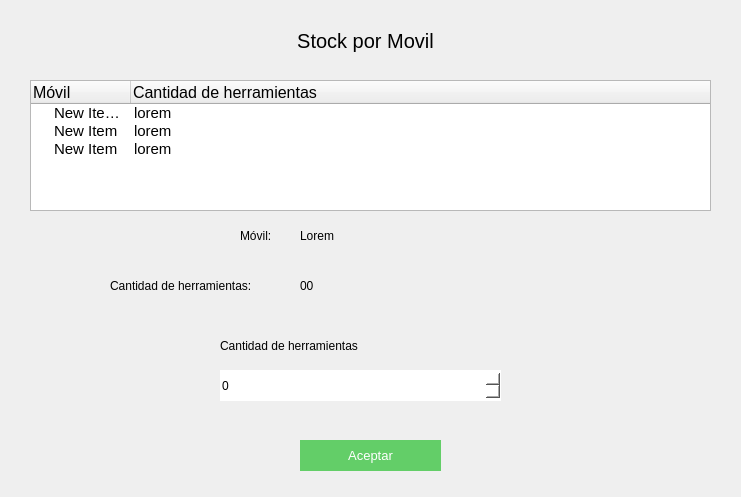
<?xml version="1.0" encoding="UTF-8"?>
<ui version="4.0">
 <class>Form</class>
 <widget class="QWidget" name="Form">
  <property name="geometry">
   <rect>
    <x>0</x>
    <y>0</y>
    <width>741</width>
    <height>497</height>
   </rect>
  </property>
  <property name="windowTitle">
   <string>Form</string>
  </property>
  <widget class="QLabel" name="label_2">
   <property name="geometry">
    <rect>
     <x>250</x>
     <y>20</y>
     <width>231</width>
     <height>41</height>
    </rect>
   </property>
   <property name="styleSheet">
    <string notr="true">font-size:20px;
</string>
   </property>
   <property name="text">
    <string>Stock por Movil</string>
   </property>
   <property name="alignment">
    <set>Qt::AlignCenter</set>
   </property>
  </widget>
  <widget class="QLabel" name="label_3">
   <property name="geometry">
    <rect>
     <x>220</x>
     <y>330</y>
     <width>171</width>
     <height>31</height>
    </rect>
   </property>
   <property name="styleSheet">
    <string notr="true">font: 11pt &quot;MS Shell Dlg 2&quot;;
text-align:center;</string>
   </property>
   <property name="text">
    <string>Cantidad de herramientas</string>
   </property>
  </widget>
  <widget class="QTreeWidget" name="treeWidget">
   <property name="geometry">
    <rect>
     <x>30</x>
     <y>80</y>
     <width>681</width>
     <height>131</height>
    </rect>
   </property>
   <column>
    <property name="text">
     <string>Móvil</string>
    </property>
    <property name="font">
     <font>
      <pointsize>12</pointsize>
     </font>
    </property>
   </column>
   <column>
    <property name="text">
     <string>Cantidad de herramientas</string>
    </property>
    <property name="font">
     <font>
      <pointsize>12</pointsize>
     </font>
    </property>
   </column>
   <item>
    <property name="text">
     <string>New Item lorem ipsum </string>
    </property>
    <property name="font">
     <font>
      <pointsize>11</pointsize>
     </font>
    </property>
    <property name="text">
     <string>lorem</string>
    </property>
    <property name="font">
     <font>
      <pointsize>11</pointsize>
     </font>
    </property>
   </item>
   <item>
    <property name="text">
     <string>New Item</string>
    </property>
    <property name="font">
     <font>
      <pointsize>11</pointsize>
     </font>
    </property>
    <property name="text">
     <string>lorem</string>
    </property>
    <property name="font">
     <font>
      <pointsize>11</pointsize>
     </font>
    </property>
   </item>
   <item>
    <property name="text">
     <string>New Item</string>
    </property>
    <property name="font">
     <font>
      <pointsize>11</pointsize>
     </font>
    </property>
    <property name="text">
     <string>lorem</string>
    </property>
    <property name="font">
     <font>
      <pointsize>11</pointsize>
     </font>
    </property>
   </item>
  </widget>
  <widget class="QPushButton" name="pushButton_2">
   <property name="geometry">
    <rect>
     <x>300</x>
     <y>440</y>
     <width>141</width>
     <height>31</height>
    </rect>
   </property>
   <property name="styleSheet">
    <string notr="true">background-color: rgb(99, 206, 104);
color:white;
font-size:10pt;
border:none;</string>
   </property>
   <property name="text">
    <string>Aceptar</string>
   </property>
  </widget>
  <widget class="QLabel" name="label_4">
   <property name="geometry">
    <rect>
     <x>240</x>
     <y>220</y>
     <width>41</width>
     <height>31</height>
    </rect>
   </property>
   <property name="styleSheet">
    <string notr="true">font: 11pt &quot;MS Shell Dlg 2&quot;;
text-align:center;</string>
   </property>
   <property name="text">
    <string>Móvil:</string>
   </property>
  </widget>
  <widget class="QLabel" name="label_5">
   <property name="geometry">
    <rect>
     <x>110</x>
     <y>270</y>
     <width>171</width>
     <height>31</height>
    </rect>
   </property>
   <property name="styleSheet">
    <string notr="true">font: 11pt &quot;MS Shell Dlg 2&quot;;
text-align:center;</string>
   </property>
   <property name="text">
    <string>Cantidad de herramientas:</string>
   </property>
  </widget>
  <widget class="QLabel" name="label_6">
   <property name="geometry">
    <rect>
     <x>300</x>
     <y>220</y>
     <width>41</width>
     <height>31</height>
    </rect>
   </property>
   <property name="styleSheet">
    <string notr="true">font: 11pt &quot;MS Shell Dlg 2&quot;;
text-align:center;</string>
   </property>
   <property name="text">
    <string>Lorem</string>
   </property>
  </widget>
  <widget class="QLabel" name="label_7">
   <property name="geometry">
    <rect>
     <x>300</x>
     <y>270</y>
     <width>41</width>
     <height>31</height>
    </rect>
   </property>
   <property name="styleSheet">
    <string notr="true">font: 11pt &quot;MS Shell Dlg 2&quot;;
text-align:center;</string>
   </property>
   <property name="text">
    <string>00</string>
   </property>
  </widget>
  <widget class="QSpinBox" name="spinBox">
   <property name="geometry">
    <rect>
     <x>220</x>
     <y>370</y>
     <width>281</width>
     <height>31</height>
    </rect>
   </property>
   <property name="styleSheet">
    <string notr="true">border:none;
background-color: rgb(255, 255, 255);
font: 11pt &quot;MS Shell Dlg 2&quot;;</string>
   </property>
  </widget>
 </widget>
 <tabstops>
  <tabstop>treeWidget</tabstop>
 </tabstops>
 <resources/>
 <connections/>
</ui>
